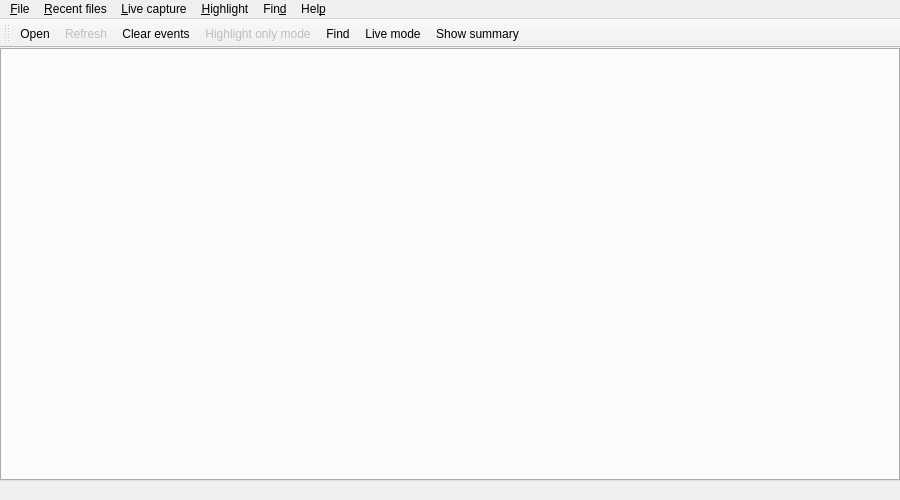
<?xml version="1.0" encoding="UTF-8"?>
<ui version="4.0">
 <class>MainWindow</class>
 <widget class="QMainWindow" name="MainWindow">
  <property name="geometry">
   <rect>
    <x>0</x>
    <y>0</y>
    <width>900</width>
    <height>500</height>
   </rect>
  </property>
  <property name="acceptDrops">
   <bool>true</bool>
  </property>
  <property name="windowTitle">
   <string>Tableau Log Viewer</string>
  </property>
  <property name="iconSize">
   <size>
    <width>18</width>
    <height>18</height>
   </size>
  </property>
  <property name="toolButtonStyle">
   <enum>Qt::ToolButtonTextUnderIcon</enum>
  </property>
  <property name="tabShape">
   <enum>QTabWidget::Rounded</enum>
  </property>
  <widget class="QWidget" name="centralwidget">
   <layout class="QHBoxLayout" name="horizontalLayout_2">
    <property name="leftMargin">
     <number>0</number>
    </property>
    <property name="topMargin">
     <number>0</number>
    </property>
    <property name="rightMargin">
     <number>0</number>
    </property>
    <property name="bottomMargin">
     <number>0</number>
    </property>
    <item>
     <widget class="QTabWidget" name="tabWidget">
      <property name="contextMenuPolicy">
       <enum>Qt::CustomContextMenu</enum>
      </property>
      <property name="styleSheet">
       <string notr="true">QTabBar::close-button {
    image: url(:/tab-close.png);
    subcontrol-position: right;
    margin-bottom: -2px;
}
QTabBar::close-button:hover {
    image: url(:/tab-close-red.png);
}
QTabWidget::tab-bar {
    left: 0px;
}
</string>
      </property>
      <property name="tabPosition">
       <enum>QTabWidget::North</enum>
      </property>
      <property name="tabShape">
       <enum>QTabWidget::Rounded</enum>
      </property>
      <property name="elideMode">
       <enum>Qt::ElideRight</enum>
      </property>
      <property name="usesScrollButtons">
       <bool>true</bool>
      </property>
      <property name="documentMode">
       <bool>false</bool>
      </property>
      <property name="tabsClosable">
       <bool>true</bool>
      </property>
      <property name="movable">
       <bool>true</bool>
      </property>
     </widget>
    </item>
   </layout>
  </widget>
  <widget class="QStatusBar" name="statusbar">
   <property name="sizePolicy">
    <sizepolicy hsizetype="Ignored" vsizetype="Preferred">
     <horstretch>0</horstretch>
     <verstretch>0</verstretch>
    </sizepolicy>
   </property>
   <property name="sizeGripEnabled">
    <bool>false</bool>
   </property>
  </widget>
  <widget class="QMenuBar" name="menuBar">
   <property name="geometry">
    <rect>
     <x>0</x>
     <y>0</y>
     <width>900</width>
     <height>21</height>
    </rect>
   </property>
   <widget class="QMenu" name="menuFile">
    <property name="title">
     <string>&amp;File</string>
    </property>
    <addaction name="actionOpen_in_new_tab"/>
    <addaction name="actionMerge_into_tab"/>
    <addaction name="separator"/>
    <addaction name="actionClear_all_events"/>
    <addaction name="actionRefresh"/>
    <addaction name="actionShow_summary"/>
    <addaction name="actionCreate_info_viz"/>
    <addaction name="separator"/>
    <addaction name="actionClose_tab"/>
    <addaction name="actionClose_all_tabs"/>
    <addaction name="separator"/>
    <addaction name="actionExit"/>
   </widget>
   <widget class="QMenu" name="menuRecent_files">
    <property name="title">
     <string>&amp;Recent files</string>
    </property>
   </widget>
   <widget class="QMenu" name="menuHighlight">
    <property name="title">
     <string>&amp;Highlight</string>
    </property>
    <widget class="QMenu" name="menuLoad_filters">
     <property name="title">
      <string>Load &amp;filters</string>
     </property>
     <addaction name="actionPlaceholder"/>
    </widget>
    <addaction name="actionHighlight"/>
    <addaction name="actionFind_next_highlighted"/>
    <addaction name="actionFind_previous_highlighted"/>
    <addaction name="actionHighlight_only_mode"/>
    <addaction name="separator"/>
    <addaction name="menuLoad_filters"/>
    <addaction name="actionSave_filters"/>
   </widget>
   <widget class="QMenu" name="menuFind">
    <property name="title">
     <string>Fin&amp;d</string>
    </property>
    <addaction name="actionFind"/>
    <addaction name="actionFind_next"/>
    <addaction name="actionFind_previous"/>
   </widget>
   <widget class="QMenu" name="menuHelp">
    <property name="title">
     <string>Hel&amp;p</string>
    </property>
    <addaction name="actionOptions"/>
   </widget>
   <widget class="QMenu" name="menuTail_file">
    <property name="title">
     <string>&amp;Live capture</string>
    </property>
    <addaction name="actionTail_current_tab"/>
    <addaction name="separator"/>
    <addaction name="actionOpen_log_txt"/>
    <addaction name="actionOpen_beta_log_txt"/>
    <addaction name="separator"/>
    <addaction name="actionLog_directory"/>
    <addaction name="actionBeta_log_directory"/>
    <addaction name="actionChoose_directory"/>
   </widget>
   <addaction name="menuFile"/>
   <addaction name="menuRecent_files"/>
   <addaction name="menuTail_file"/>
   <addaction name="menuHighlight"/>
   <addaction name="menuFind"/>
   <addaction name="menuHelp"/>
  </widget>
  <widget class="QToolBar" name="toolBar">
   <property name="windowTitle">
    <string>toolBar</string>
   </property>
   <attribute name="toolBarArea">
    <enum>TopToolBarArea</enum>
   </attribute>
   <attribute name="toolBarBreak">
    <bool>false</bool>
   </attribute>
   <addaction name="actionOpen_in_new_tab"/>
   <addaction name="actionRefresh"/>
   <addaction name="actionClear_all_events"/>
   <addaction name="actionHighlight_only_mode"/>
   <addaction name="actionFind"/>
   <addaction name="actionTail_current_tab"/>
   <addaction name="actionShow_summary"/>
  </widget>
  <action name="actionOpen_in_new_tab">
   <property name="icon">
    <iconset resource="resources.qrc">
     <normaloff>:/ctx-open.png</normaloff>:/ctx-open.png</iconset>
   </property>
   <property name="text">
    <string>&amp;Open in new tab...</string>
   </property>
   <property name="iconText">
    <string>Open</string>
   </property>
   <property name="shortcut">
    <string>Ctrl+O</string>
   </property>
  </action>
  <action name="actionMerge_into_tab">
   <property name="enabled">
    <bool>false</bool>
   </property>
   <property name="icon">
    <iconset resource="resources.qrc">
     <normaloff>:/ctx-open-merge.png</normaloff>:/ctx-open-merge.png</iconset>
   </property>
   <property name="text">
    <string>&amp;Merge into tab...</string>
   </property>
   <property name="shortcut">
    <string>Ctrl+Shift+O</string>
   </property>
  </action>
  <action name="actionRefresh">
   <property name="enabled">
    <bool>false</bool>
   </property>
   <property name="icon">
    <iconset resource="resources.qrc">
     <normaloff>:/ctx-refresh.png</normaloff>:/ctx-refresh.png</iconset>
   </property>
   <property name="text">
    <string>&amp;Refresh</string>
   </property>
   <property name="shortcut">
    <string>F5</string>
   </property>
  </action>
  <action name="actionSave_filters">
   <property name="enabled">
    <bool>false</bool>
   </property>
   <property name="text">
    <string>&amp;Save filters...</string>
   </property>
  </action>
  <action name="actionClose_tab">
   <property name="enabled">
    <bool>false</bool>
   </property>
   <property name="text">
    <string>&amp;Close tab</string>
   </property>
   <property name="shortcut">
    <string>Ctrl+F4</string>
   </property>
  </action>
  <action name="actionClose_all_tabs">
   <property name="enabled">
    <bool>false</bool>
   </property>
   <property name="text">
    <string>Close &amp;all tabs</string>
   </property>
   <property name="shortcut">
    <string>Ctrl+Shift+F4</string>
   </property>
  </action>
  <action name="actionExit">
   <property name="text">
    <string>E&amp;xit</string>
   </property>
  </action>
  <action name="actionHighlight">
   <property name="text">
    <string>&amp;Highlight...</string>
   </property>
   <property name="shortcut">
    <string>Ctrl+G</string>
   </property>
  </action>
  <action name="actionFind_next_highlighted">
   <property name="enabled">
    <bool>false</bool>
   </property>
   <property name="text">
    <string>Find &amp;next highlighted</string>
   </property>
   <property name="shortcut">
    <string>F4</string>
   </property>
  </action>
  <action name="actionFind_previous_highlighted">
   <property name="enabled">
    <bool>false</bool>
   </property>
   <property name="text">
    <string>Find &amp;previous highlighted</string>
   </property>
   <property name="shortcut">
    <string>Shift+F4</string>
   </property>
  </action>
  <action name="actionHighlight_only_mode">
   <property name="checkable">
    <bool>true</bool>
   </property>
   <property name="enabled">
    <bool>false</bool>
   </property>
   <property name="icon">
    <iconset resource="resources.qrc">
     <normaloff>:/ctx-highlight.png</normaloff>:/ctx-highlight.png</iconset>
   </property>
   <property name="text">
    <string>Highlight &amp;only mode</string>
   </property>
   <property name="shortcut">
    <string>Ctrl+J</string>
   </property>
  </action>
  <action name="actionFind">
   <property name="icon">
    <iconset resource="resources.qrc">
     <normaloff>:/ctx-find.png</normaloff>:/ctx-find.png</iconset>
   </property>
   <property name="text">
    <string>&amp;Find...</string>
   </property>
   <property name="shortcut">
    <string>Ctrl+F</string>
   </property>
  </action>
  <action name="actionFind_next">
   <property name="enabled">
    <bool>false</bool>
   </property>
   <property name="text">
    <string>Find &amp;next</string>
   </property>
   <property name="shortcut">
    <string>F3</string>
   </property>
  </action>
  <action name="actionFind_previous">
   <property name="enabled">
    <bool>false</bool>
   </property>
   <property name="text">
    <string>Find &amp;previous</string>
   </property>
   <property name="shortcut">
    <string>Shift+F3</string>
   </property>
  </action>
  <action name="actionOptions">
   <property name="text">
    <string>&amp;Options...</string>
   </property>
  </action>
  <action name="actionClear_Recent_Files">
   <property name="text">
    <string>Clear recent files</string>
   </property>
  </action>
  <action name="actionPlaceholder">
   <property name="text">
    <string>placeholder</string>
   </property>
  </action>
  <action name="actionTail_current_tab">
   <property name="checkable">
    <bool>true</bool>
   </property>
   <property name="icon">
    <iconset resource="resources.qrc">
     <normaloff>:/ctx-livecapture.png</normaloff>:/ctx-livecapture.png</iconset>
   </property>
   <property name="text">
    <string>Live &amp;mode</string>
   </property>
   <property name="shortcut">
    <string>Ctrl+Shift+L</string>
   </property>
  </action>
  <action name="actionClear_all_events">
   <property name="icon">
    <iconset resource="resources.qrc">
     <normaloff>:/ctx-clear.png</normaloff>:/ctx-clear.png</iconset>
   </property>
   <property name="text">
    <string>Clear all &amp;events</string>
   </property>
   <property name="iconText">
    <string>Clear events</string>
   </property>
   <property name="shortcut">
    <string>Ctrl+Shift+C</string>
   </property>
  </action>
  <action name="actionOpen_log_txt">
   <property name="text">
    <string>&amp;Open log.txt</string>
   </property>
  </action>
  <action name="actionOpen_beta_log_txt">
   <property name="text">
    <string>Open (beta) log.&amp;txt</string>
   </property>
  </action>
  <action name="actionShow_summary">
   <property name="icon">
    <iconset resource="resources.qrc">
     <normaloff>:/ctx-summary.png</normaloff>:/ctx-summary.png</iconset>
   </property>
   <property name="text">
    <string>Show &amp;summary</string>
   </property>
   <property name="shortcut">
    <string>Ctrl+M</string>
   </property>
  </action>
  <action name="actionLog_directory">
   <property name="text">
    <string>&amp;Log directory</string>
   </property>
   <property name="shortcut">
    <string>Ctrl+L</string>
   </property>
  </action>
  <action name="actionBeta_log_directory">
   <property name="text">
    <string>&amp;Beta log directory</string>
   </property>
   <property name="shortcut">
    <string>Ctrl+B</string>
   </property>
  </action>
  <action name="actionChoose_directory">
   <property name="text">
    <string>Choose &amp;directory...</string>
   </property>
  </action>
  <action name="actionCreate_info_viz">
   <property name="text">
    <string>Create &amp;info viz</string>
   </property>
   <property name="toolTip">
    <string>Create visualization workbook for query analysis</string>
   </property>
   <property name="shortcut">
    <string>Ctrl+I</string>
   </property>
  </action>
 </widget>
 <resources>
  <include location="resources.qrc"/>
 </resources>
 <connections/>
</ui>
